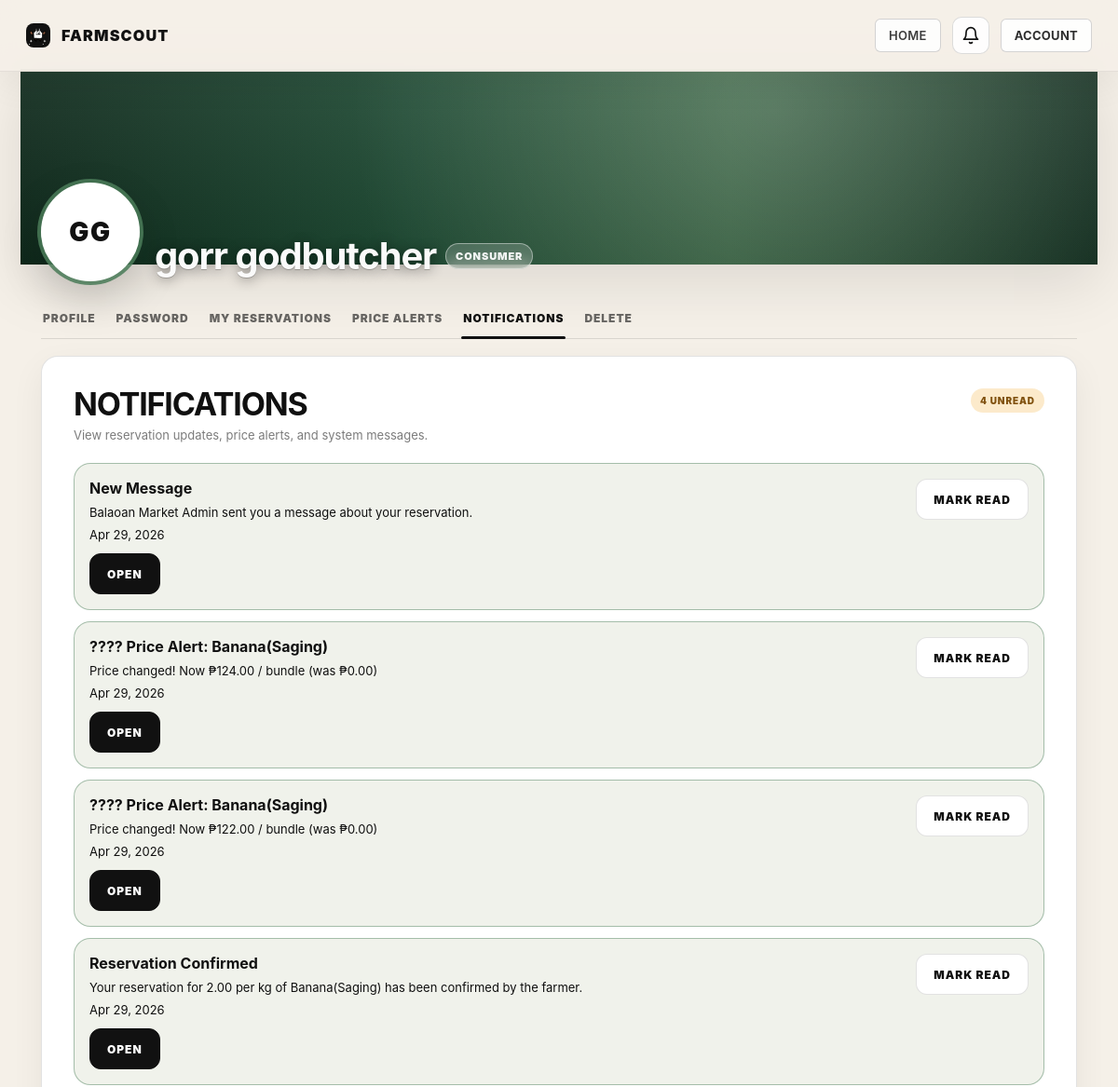
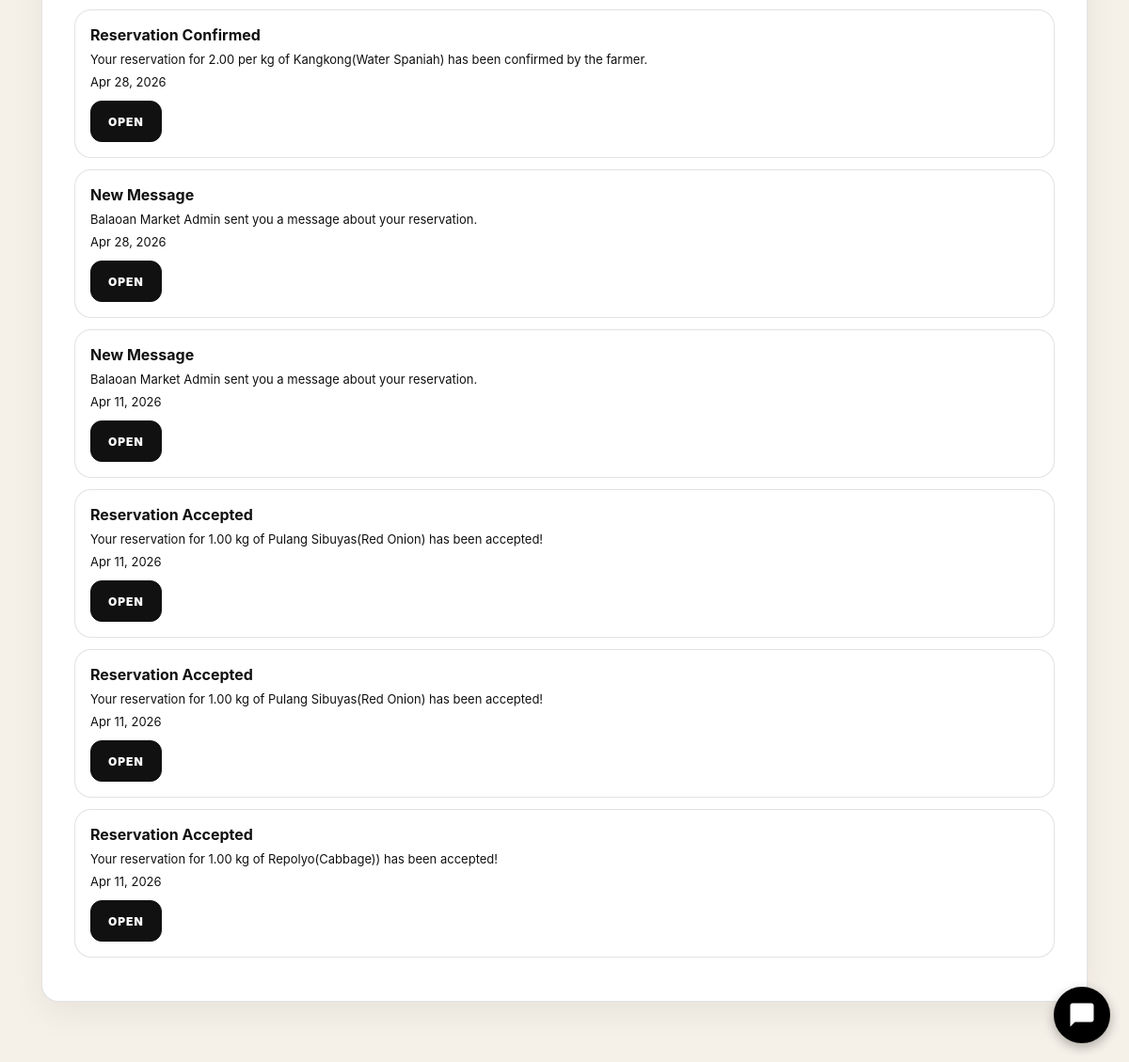
Screenshot of /user-account.php?section=notifications (signed in) with the database file from the repository (2 pictures, top to bottom).
### tables this page shows
CREATE TABLE `users` (
  `id` int(11) NOT NULL,
  `username` varchar(50) NOT NULL,
  `email` varchar(100) NOT NULL,
  `password_hash` varchar(255) NOT NULL,
  `full_name` varchar(100) NOT NULL,
  `role` enum('admin','vendor','user') DEFAULT 'user',
  `is_active` tinyint(1) DEFAULT 1,
  `verification_token` varchar(64) DEFAULT NULL,
  `last_login` timestamp NULL DEFAULT NULL,
  `created_at` timestamp NOT NULL DEFAULT current_timestamp(),
  `updated_at` timestamp NOT NULL DEFAULT current_timestamp() ON UPDATE current_timestamp(),
  `google_id` varchar(255) DEFAULT NULL,
  `profile_picture` text DEFAULT NULL,
  `login_method` enum('email','google') DEFAULT 'email',
  `is_verified` tinyint(1) DEFAULT 0,
  `password_reset_token` varchar(64) DEFAULT NULL,
  `password_reset_expires` datetime DEFAULT NULL,
  `user_role` varchar(50) DEFAULT 'consumer',
  `phone_number` varchar(20) DEFAULT NULL,
  `address` text DEFAULT NULL,
  `profile_image` varchar(255) DEFAULT NULL,
  `email_notifications` tinyint(1) DEFAULT 1
);

CREATE TABLE `notifications` (
  `id` int(11) NOT NULL,
  `user_id` int(11) NOT NULL COMMENT 'User who receives the notification',
  `type` varchar(50) NOT NULL,
  `title` varchar(255) NOT NULL,
  `message` text NOT NULL,
  `link` varchar(255) DEFAULT NULL,
  `is_read` tinyint(1) DEFAULT 0,
  `created_at` timestamp NOT NULL DEFAULT current_timestamp(),
  `read_at` timestamp NULL DEFAULT NULL
);

### includes/enhanced_functions.php (called while the page is built, shortened)
<?php
if (!function_exists('sanitizeInput')) {
    function sanitizeInput($data) {
        return htmlspecialchars(strip_tags(trim($data)), ENT_QUOTES, 'UTF-8');
    }
}
function getTimeAgo($timestamp) {
    $diff = time() - $timestamp;
    if ($diff < 60) {
        return 'just now';
    } elseif ($diff < 3600) {
        $minutes = floor($diff / 60);
        return $minutes . ' minute' . ($minutes > 1 ? 's' : '') . ' ago';
    } elseif ($diff < 86400) {
        $hours = floor($diff / 3600);
        return $hours . ' hour' . ($hours > 1 ? 's' : '') . ' ago';
    } elseif ($diff < 604800) {
        $days = floor($diff / 86400);
        return $days . ' day' . ($days > 1 ? 's' : '') . ' ago';
    } else {
        return date('M d, Y', $timestamp);
    }
}
?>

### user-account.php (the view, shortened to what this page needs)
<?php
require_once 'includes/enhanced_functions.php';
$user_id = (int)($_SESSION['user_id'] ?? 0);
$username = $_SESSION['username'] ?? 'User';
$user_role = $_SESSION['user_role'] ?? 'user';
$conn = getDB();
$current_section = isset($_GET['section']) ? sanitizeInput($_GET['section']) : 'profile';
$user_email = '';
$user_full_name = '';
$user_phone = '';
$user_address = '';
$user_created_at = '';
$user_last_login = '';
$email_notifications_enabled = true;
if ($conn) {
    try {
        $stmt = $conn->prepare("
            SELECT email, full_name, phone_number, address, created_at, last_login,
                   COALESCE(email_notifications, 1) AS email_notifications
            FROM users
            WHERE id = :user_id
            LIMIT 1
        ");
        $stmt->execute([':user_id' => $user_id]);
        $user_data = $stmt->fetch(PDO::FETCH_ASSOC);
        if ($user_data) {
            $user_email = (string)($user_data['email'] ?? '');
            $user_full_name = (string)($user_data['full_name'] ?? '');
            $user_phone = (string)($user_data['phone_number'] ?? '');
            $user_address = (string)($user_data['address'] ?? '');
            $user_created_at = (string)($user_data['created_at'] ?? '');
            $user_last_login = (string)($user_data['last_login'] ?? '');
            $email_notifications_enabled = (bool)($user_data['email_notifications'] ?? 1);
        }
    } catch (Exception $e) {
        error_log('user-account: failed loading user data: ' . $e->getMessage());
    }
}
$notifications = [];
$unread_notifications = 0;
if ($conn) {
    if ($current_section === 'notifications') {
        try {
            $table = $conn->query("SHOW TABLES LIKE 'notifications'");
            if ($table && $table->rowCount() > 0) {
                $stmt = $conn->prepare("
                    SELECT id, type, title, message, link, is_read, created_at, read_at
                    FROM notifications
                    WHERE user_id = :user_id
                    ORDER BY created_at DESC
                    LIMIT 50
                ");
                $stmt->execute([':user_id' => $user_id]);
                $notifications = $stmt->fetchAll(PDO::FETCH_ASSOC);
                $stmt = $conn->prepare("SELECT COUNT(*) AS unread_count FROM notifications WHERE user_id = :user_id AND is_read = 0");
                $stmt->execute([':user_id' => $user_id]);
                $unread_notifications = (int)($stmt->fetch(PDO::FETCH_ASSOC)['unread_count'] ?? 0);
            }
        } catch (Exception $e) {
            error_log('user-account notifications error: ' . $e->getMessage());
        }
    }
}
$display_name = trim($user_full_name ?: $username);
$initials = 'U';
if ($display_name !== '') {
    $parts = preg_split('/\s+/', $display_name) ?: [];
    $letters = '';
    foreach ($parts as $p) {
        $p = trim($p);
        $letters .= mb_strtoupper(mb_substr($p, 0, 1));
        if (mb_strlen($letters) >= 2) break;
    }
    $initials = $letters !== '' ? $letters : 'U';
}
?>
<!DOCTYPE html>
<html lang="en">
<head>
    <?php include 'includes/favicon.php'; ?>
</head>
<body class="fs-account-page">
<?php include 'includes/header-market-finder.php'; ?>
<main class="ua-shell">
    <section class="ua-banner" aria-hidden="true"></section>
    <header class="ua-head" aria-label="Account header">
        <div class="ua-head-inner">
            <div class="ua-avatar" aria-hidden="true"><?php echo htmlspecialchars($initials); ?></div>
            <div class="ua-user">
                <div class="ua-user-top">
                    <h1 class="ua-name"><?php echo htmlspecialchars($display_name); ?></h1>
                    <span class="ua-badge"><?php echo htmlspecialchars(ucfirst($user_role)); ?></span>
                </div>
            </div>
        </div>
    </header>
    <section class="ua-tabs" aria-label="Account tabs">
        <nav class="ua-tabs-nav">
            <a class="ua-tab <?php echo $current_section === 'profile' ? 'active' : ''; ?>" href="user-account.php?section=profile"><span class="ua-tab__long">Profile</span><span class="ua-tab__short">Profile</span></a>
            <a class="ua-tab <?php echo $current_section === 'password' ? 'active' : ''; ?>" href="user-account.php?section=password"><span class="ua-tab__long">Password</span><span class="ua-tab__short">Password</span></a>
            <a class="ua-tab <?php echo $current_section === 'reservations' ? 'active' : ''; ?>" href="user-account.php?section=reservations" title="My Reservations"><span class="ua-tab__long">My Reservations</span><span class="ua-tab__short">Orders</span></a>
            <a class="ua-tab <?php echo $current_section === 'price_alerts' ? 'active' : ''; ?>" href="user-account.php?section=price_alerts" title="Price Alerts"><span class="ua-tab__long">Price Alerts</span><span class="ua-tab__short">Prices</span></a>
            <a class="ua-tab <?php echo $current_section === 'notifications' ? 'active' : ''; ?>" href="user-account.php?section=notifications" title="Notifications"><span class="ua-tab__long">Notifications</span><span class="ua-tab__short">Inbox</span></a>
            <a class="ua-tab <?php echo $current_section === 'delete' ? 'active' : ''; ?>" href="user-account.php?section=delete"><span class="ua-tab__long">Delete</span><span class="ua-tab__short">Delete</span></a>
        </nav>
    </section>
    <section class="ua-content">
        <div class="fs-account-main">
            <?php if ($current_section === 'profile'): ?>
                <article class="fs-account-card">
                    <div class="fs-card-head">
                        <div>
                            <h2>Profile</h2>
                            <p>Keep your buyer information accurate for reservations and market pickup coordination.</p>
                        </div>
                    </div>
                    <div class="fs-info-grid">
                        <div class="fs-info-item"><span class="fs-label">Full Name</span><div class="fs-value"><?php echo htmlspecialchars($user_full_name ?: $username); ?></div></div>
                        <div class="fs-info-item"><span class="fs-label">Email</span><div class="fs-value"><?php echo htmlspecialchars($user_email); ?></div></div>
                        <div class="fs-info-item"><span class="fs-label">Phone</span><div class="fs-value">
                            <?php if (!empty($user_phone)): ?>
                                <?php echo htmlspecialchars($user_phone); ?>
                            <?php else: ?>
                                <a href="#phone_number" class="fs-inline-link">Add phone number</a>
                            <?php endif; ?>
                        </div></div>
                        <div class="fs-info-item"><span class="fs-label">Account Type</span><div class="fs-value"><?php echo htmlspecialchars(ucfirst($user_role)); ?></div></div>
                        <div class="fs-info-item"><span class="fs-label">Member Since</span><div class="fs-value"><?php echo $user_created_at ? date('M d, Y', strtotime($user_created_at)) : 'Not available'; ?></div></div>
                        <?php if (!empty($user_last_login)): ?>
                            <div class="fs-info-item"><span class="fs-label">Last Login</span><div class="fs-value"><?php echo date('M d, Y g:i A', strtotime($user_last_login)); ?></div></div>
                        <?php endif; ?>
                    </div>
                </article>
                <article class="fs-account-card">
                    <div class="fs-card-head">
                        <div>
                            <h2>Update Profile</h2>
                            <p>These fields are used in your reservations and notifications.</p>
                        </div>
                    </div>
                    <form method="POST" action="user-account.php?section=profile">
                        <input type="hidden" name="action" value="update_profile">
                        <div class="fs-form-grid">
                            <div class="fs-form-group">
                                <label for="full_name">Full Name</label>
                                <input class="fs-input" type="text" id="full_name" name="full_name" required value="<?php echo htmlspecialchars($user_full_name); ?>">
                            </div>
                            <div class="fs-form-group">
                                <label for="phone_number">Phone Number</label>
                                <input class="fs-input" type="tel" id="phone_number" name="phone_number" value="<?php echo htmlspecialchars($user_phone); ?>" placeholder="+63 9XX XXX XXXX">
                            </div>
                            <div class="fs-form-group full">
                                <label for="address">Address</label>
                                <textarea class="fs-textarea" id="address" name="address" rows="4" placeholder="Enter your address"><?php echo htmlspecialchars($user_address); ?></textarea>
                            </div>
                            <div class="fs-form-group full">
                                <label class="fs-check">
                                    <input type="checkbox" name="email_notifications" value="1" <?php echo $email_notifications_enabled ? 'checked' : ''; ?>>
                                    Enable email notifications for updates and alerts
                                </label>
                            </div>
                        </div>
                        <button class="fs-btn" type="submit">Update Profile</button>
                    </form>
                </article>
            <?php elseif ($current_section === 'notifications'): ?>
                <article class="fs-account-card">
                    <div class="fs-card-head">
                        <div>
                            <h2>Notifications</h2>
                            <p>View reservation updates, price alerts, and system messages.</p>
                        </div>
                        <?php if ($unread_notifications > 0): ?>
                            <span class="fs-badge pending"><?php echo $unread_notifications; ?> unread</span>
                        <?php endif; ?>
                    </div>
                    <?php if (empty($notifications)): ?>
                        <div class="fs-empty">No notifications yet.</div>
                    <?php else: ?>
                        <?php foreach ($notifications as $notification): ?>
                            <?php $is_read = (bool)($notification['is_read'] ?? false); ?>
                            <div class="fs-notification <?php echo $is_read ? '' : 'unread'; ?>">
                                <div>
                                    <h3><?php echo htmlspecialchars($notification['title'] ?? 'Notification'); ?></h3>
                                    <p><?php echo htmlspecialchars($notification['message'] ?? ''); ?></p>
                                    <p class="fs-muted" style="margin-top:8px;"><?php echo !empty($notification['created_at']) ? getTimeAgo(strtotime($notification['created_at'])) : ''; ?></p>
                                    <?php if (!empty($notification['link'])): ?>
                                        <a class="fs-link-btn" style="margin-top:12px;" href="<?php echo htmlspecialchars($notification['link']); ?>">Open</a>
                                    <?php endif; ?>
                                </div>
                                <?php if (!$is_read): ?>
                                    <form method="POST">
                                        <button class="fs-btn secondary" type="submit">Mark Read</button>
                                    </form>
                                <?php endif; ?>
                            </div>
                        <?php endforeach; ?>
                    <?php endif; ?>
                </article>
            <?php endif; ?>
        </div>
    </section>
</main>
<?php include 'includes/floating_chat.php'; ?>
</body>
</html>

### rows the page displays
users: full_name "gorr godbutcher"
notifications: title "New Message", message "Balaoan Market Admin sent you a message about your reservation.", created_at "Apr 29, 2026"
notifications: title "???? Price Alert: Banana(Saging)", message "Price changed! Now ₱124.00 / bundle (was ₱0.00)", created_at "Apr 29, 2026"
notifications: title "???? Price Alert: Banana(Saging)", message "Price changed! Now ₱122.00 / bundle (was ₱0.00)", created_at "Apr 29, 2026"
notifications: title "Reservation Confirmed", message "Your reservation for 2.00 per kg of Banana(Saging) has been confirmed by the farmer.", created_at "Apr 29, 2026"
notifications: title "Reservation Confirmed", message "Your reservation for 2.00 per kg of Kangkong(Water Spaniah) has been confirmed by the farmer.", created_at "Apr 28, 2026"
notifications: title "New Message", message "Balaoan Market Admin sent you a message about your reservation.", created_at "Apr 28, 2026"
notifications: title "New Message", message "Balaoan Market Admin sent you a message about your reservation.", created_at "Apr 11, 2026"
notifications: title "Reservation Accepted", message "Your reservation for 1.00 kg of Pulang Sibuyas(Red Onion) has been accepted!", created_at "Apr 11, 2026"
notifications: title "Reservation Accepted", message "Your reservation for 1.00 kg of Pulang Sibuyas(Red Onion) has been accepted!", created_at "Apr 11, 2026"
notifications: title "Reservation Accepted", message "Your reservation for 1.00 kg of Repolyo(Cabbage)) has been accepted!", created_at "Apr 11, 2026"

### other values shown
$initials "GG"
$user_role "CONSUMER"
$unread_notifications "4"
